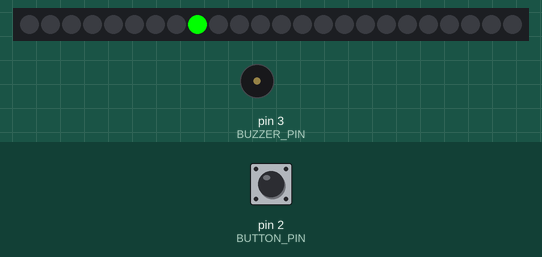
This sketch was run on a simulated Arduino Uno, built with avr-gcc and run on an emulated ATmega328P. On the bench: 24 RGB LEDs in strip order, left to right, buzzer (waves = sounding). The test bench sets the inputs (shaded band); at power-on: pin 2 (BUTTON_PIN) LOW. Random numbers use the default seed unless the sketch sets one; what the sketch prints to the serial monitor is not drawn.

Above: at 2.7 s.
2.8 s: pin 2 (BUTTON_PIN) pulled HIGH for 0.15 s
At 3.49 s:
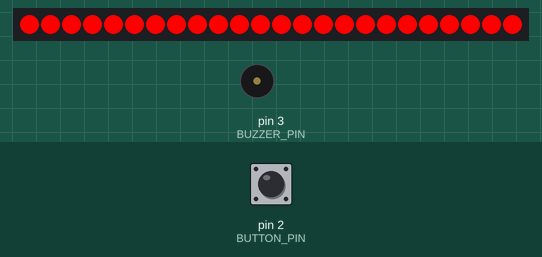
5.2 s: pin 2 (BUTTON_PIN) pulled HIGH for 3.2 s
At 8.3 s:
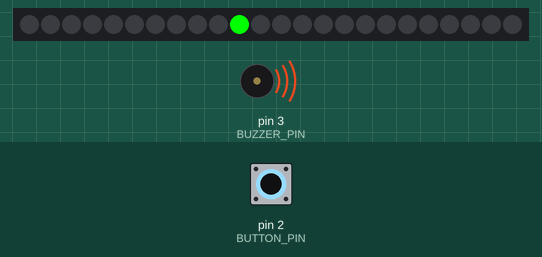
At 11.9 s:
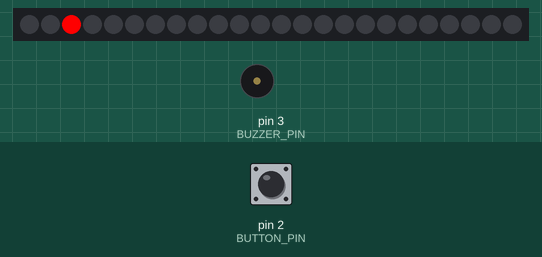
Timing chart, 0 to 13.4 s (numbered marks = the images above; inputs shaded):
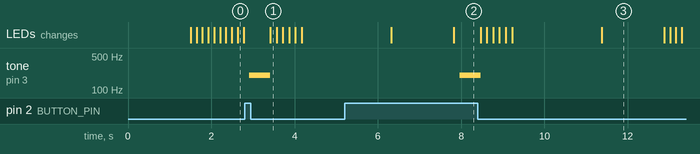

Measured:
- after the input at 2.8 s, tone on pin 3 (BUZZER_PIN): silent → 200 Hz after 0.12 s, → silent 0.50 s later
- after the input at 5.2 s, tone on pin 3 (BUZZER_PIN): silent → 200 Hz after 2.8 s, → silent 0.50 s later

The sketch:

timingGame.ino
```cpp
#include <Adafruit_NeoPixel.h>

#define LED_PIN     6
#define LED_COUNT   24
#define BUTTON_PIN  2
#define BUZZER_PIN  3

Adafruit_NeoPixel strip(LED_COUNT, LED_PIN, NEO_GRB + NEO_KHZ800);

int targetLED;
int currentLED = 0;
bool spinning = true;

int level = 1;
int baseSpeed = 150; // Delay awal dalam ms (semakin kecil = lebih cepat)

void setup() {
  strip.begin();
  strip.show();
  pinMode(BUTTON_PIN, INPUT);
  pinMode(BUZZER_PIN, OUTPUT);
  Serial.begin(9600);
  randomSeed(analogRead(0));
}

void loop() {
  Serial.print("=== Level ");
  Serial.print(level);
  Serial.println(" ===");

  // Pilih LED target
  targetLED = random(LED_COUNT);
  Serial.print("Target LED: ");
  Serial.println(targetLED);

  // Tunjukkan LED target
  strip.clear();
  strip.setPixelColor(targetLED, strip.Color(255, 0, 0)); // Merah
  strip.show();
  delay(1500);

  // Mulai putaran
  spinning = true;
  while (spinning) {
    strip.clear();
    strip.setPixelColor(currentLED, strip.Color(0, 255, 0)); // Hijau
    strip.show();
    delay(max(30, baseSpeed - (level * 10))); // Semakin tinggi level, semakin cepat

    // Cek tombol
    if (digitalRead(BUTTON_PIN) == HIGH) {
      spinning = false;
      if (currentLED == targetLED) {
        Serial.println("🎉 Menang!");
        playBuzzer(1000, 200); // Buzzer nada tinggi
        showWinEffect();
        level++; // Naik level
      } else {
        Serial.print("💥 Kalah! Kamu berhenti di LED ");
        Serial.println(currentLED);
        playBuzzer(200, 500); // Buzzer nada rendah
        showLoseEffect();
        level = 1; // Reset level
      }
      delay(2000);
    }

    currentLED = (currentLED + 1) % LED_COUNT;
  }
}

void showWinEffect() {
  for (int i = 0; i < 3; i++) {
    strip.fill(strip.Color(0, 255, 0)); // Hijau
    strip.show();
    delay(150);
    strip.clear();
    strip.show();
    delay(150);
  }
}

void showLoseEffect() {
  for (int i = 0; i < 3; i++) {
    strip.fill(strip.Color(255, 0, 0)); // Merah
    strip.show();
    delay(150);
    strip.clear();
    strip.show();
    delay(150);
  }
}

void playBuzzer(int freq, int duration) {
  tone(BUZZER_PIN, freq, duration);
  delay(duration);
  noTone(BUZZER_PIN);
}
```
